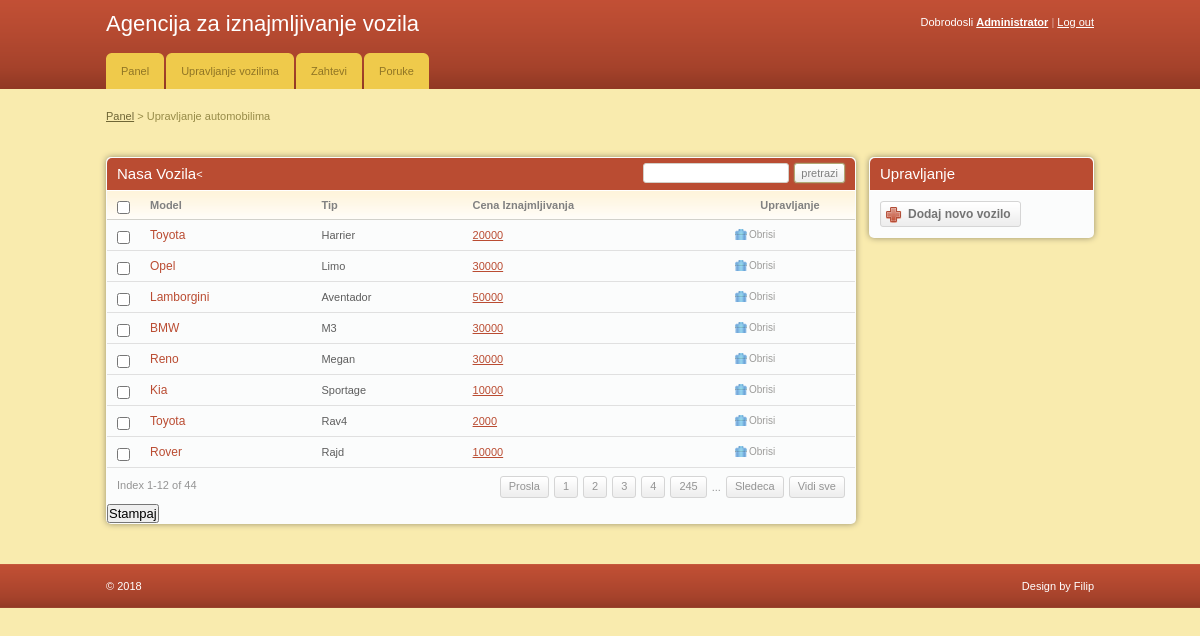
The app's page /admin/lista_vozila.php (signed in) with its own data.
### tables this page shows
CREATE TABLE `kola` (
  `id` int(11) NOT NULL,
  `ime_auta` varchar(255) NOT NULL,
  `tip` varchar(255) NOT NULL,
  `slika` text NOT NULL,
  `cena_iznajmljivanja` int(11) NOT NULL,
  `kapacitet` int(11) NOT NULL,
  `status` varchar(255) NOT NULL
);

### admin/lista_vozila.php (the view, shortened to what this page needs)
<!DOCTYPE html PUBLIC "-//W3C//DTD XHTML 1.0 Transitional//EN" "http://www.w3.org/TR/xhtml1/DTD/xhtml1-transitional.dtd">
<html xmlns="http://www.w3.org/1999/xhtml">
<head>
	<link rel="stylesheet" href="css/style.css" type="text/css" media="all" />
</head>
<body>
<div id="header">
	<div class="shell">
		<?php
			include 'menu.php';
		?>
		</div>
	</div>
<div id="container">
	<div class="shell">
		<div class="small-nav">
			<a href="index.php">Panel</a>
			<span>&gt;</span>
			Upravljanje automobilima
		</div>
		<br />
		<div id="main">
			<div id="content">
				<div class="box">
					<div class="box-head">
						<h2 class="left">Nasa Vozila</h2>
						<<div class="right">
							<form action="form.php" method="post">
							<input type="text" name="term"  class="field small-field" />
							<input type="submit" class="button" value="pretrazi" />
							</form>
						</div>
					</div>
					<div class="table">
						<table width="100%" border="0" cellspacing="0" cellpadding="0">
							<tr>
								<th width="13"><input type="checkbox" class="checkbox" /></th>
								<th>Model</th>
								<th>Tip</th>
								<th>Cena Iznajmljivanja</th>
								<th width="110" class="ac">Upravljanje</th>
							</tr>
							<?php
								include '../includes/config.php';
								$select = "SELECT * FROM kola WHERE status = 'Dozvoljeno'";
								$result = $conn->query($select);
								while($row = $result->fetch_assoc()){
							?>
							<tr>
								<td><input type="checkbox" class="checkbox" /></td>
								<td><h3><a href="#"><?php echo $row['tip'] ?></a></h3></td>
								<td><?php echo $row['ime_auta'] ?></td>
								<td><a href="#"><?php echo $row['cena_iznajmljivanja'] ?></a></td>
								<td><a href="javascript:sureToApprove(<?php echo $row['id'];?>)" class="ico del">Obrisi</a></td>
							</tr>
							<?php
								}
							?>
						</table>
						<div class="pagging">
							<div class="left">Index 1-12 of 44</div>
							<div class="right">
								<a href="#">Prosla</a>
								<a href="#">1</a>
								<a href="#">2</a>
								<a href="#">3</a>
								<a href="#">4</a>
								<a href="#">245</a>
								<span>...</span>
								<a href="#">Sledeca</a>
								<a href="#">Vidi sve</a>
							</div>
						</div>
					</div>
					<h2><input type="submit" onclick="window.print()" value="Stampaj" /></h2>
				</div>
			</div>
			<div id="sidebar">
				<div class="box">
					<div class="box-head">
						<h2>Upravljanje</h2>
					</div>
					<div class="box-content">
						<a href="dodaj_kola.php" class="add-button"><span>Dodaj novo vozilo</span></a>
					</div>
				</div>
			</div>
		</div>
	</div>
</div>
<div id="footer">
	<div class="shell">
		<span class="left">&copy; <?php echo date("Y");?> </span>
		<span class="right">
			Design by Filip</a>
		</span>
	</div>
</div>
</body>
</html>

### admin/css/style.css (style rules this page uses)
* { padding:0; margin:0; outline:0; }
body { background:#f9ebae; font-family: Verdana, sans-serif; font-size:11px; line-height:14px; color:#5e5e5e; }
input, textarea, select { font-family: Verdana, sans-serif; font-size:13px; }
.field { border:solid 1px #d3cfc7; background:#fff; padding:5px; }
.small-field { border:solid 1px #d3cfc7; background:#fff; padding:3px 1px; font-size:11px; }
.checkbox { width:13px; height:13px; vertical-align:top; position:relative; top:2px; }
.button { background:#eee url(images/button.gif) repeat-x 0 0; border:solid 1px #b1a874; color:#7f7f7f; font-size:11px; padding:2px 6px 2px 6px; cursor:pointer; line-height:14px !important; }
a { color:#ba4c32; text-decoration: underline; cursor:pointer; }
.left, .alignleft { float:left; display:inline; }
.right, .alignright { float:right; display:inline; }
.ac { text-align: center !important; }
h2 { font-size:15px; font-weight: normal; }
h3 { font-size:12px; line-height:14px; font-weight: normal; }
h3 a { text-decoration: none; }
.shell { width:988px; margin:0 auto; }
#header { height:89px; background:url(images/header.gif); white-space:nowrap; }
#container { padding:20px 0; }
.small-nav { color:#978b48; padding-bottom:20px; }
.small-nav a { color:#6f6636; }
#content { float:left; width:750px; }
#sidebar { float:right; width:225px; }
.table th { background:#fffdfa url(images/th.gif) repeat-x 0 0; color:#818181; text-align: left; padding:7px 10px; border-bottom:solid 1px #d2d1cb; }
.table td { background:#fbfcfc; border-bottom:solid 1px #e0e0e0; padding:8px 10px; }
.box { background:#fbfcfc; height:100%; padding:1px; margin-bottom:20px; }
.box-head { background:#ba4c32; height:32px; color:#fff; padding: 0 10px; line-height:32px; white-space:nowrap; border-bottom:solid 1px #fff; }
.box-head .right { padding-top:5px; line-height:13px; }
.box-head .right label, .box-head .right input { float:left; }
.box-head .right input { margin-left:5px; }
.pagging { height:20px; padding:8px 10px; line-height:19px; color:#949494; }
.pagging a { background:url(images/pagging.gif) repeat-x 0 0; height:20px; float:left; padding:0 8px; border:solid 1px #d5d5d5; text-decoration: none; color:#949494; margin-left:5px; }
.pagging span { float:left; margin-left:5px; padding-top:2px; }
a.ico { color:#9d9c9a; font-size:10px; text-decoration: none; padding:0 0 0 14px; background-repeat:no-repeat; background-position:0 0; }
a.del { background-image:url(images/del.gif) }
.box-content { padding:10px; }
.add-button, .add-button span { float:left; height:26px; background:url(images/add-button.gif) no-repeat 0 0; padding:0 0 0 28px; }
.add-button span { background-position:right 0; padding:0 10px 0 0; }
.add-button { font-weight: bold; font-size:12px; color:#747474; text-decoration: none; line-height:26px; }
#footer { height:44px; background:url(images/footer.gif); line-height:44px; color:#fff; }
.box { -moz-border-radius:5px; -webkit-border-radius:5px; -moz-box-shadow: 0 0 6px #978f6c; -webkit-box-shadow: 0 0 6px #978f6c; }
.box-head { -moz-border-radius-topleft:5px; -moz-border-radius-topright:5px; -webkit-border-top-left-radius:5px; -webkit-border-top-right-radius:5px; }
.field, .button { -moz-border-radius:4px; -webkit-border-radius:4px; }
.small-field, .button, .pagging a { -moz-border-radius:3px; -webkit-border-radius:3px; }
.button { -moz-box-shadow: 0 0 2px #978f6c; -webkit-box-shadow: 0 0 2px #978f6c; }

### records on screen
kola: tip "Toyota", ime_auta "Harrier", cena_iznajmljivanja "20000"
kola: tip "Opel", ime_auta "Limo", cena_iznajmljivanja "30000"
kola: tip "Lamborgini", ime_auta "Aventador", cena_iznajmljivanja "50000"
kola: tip "BMW", ime_auta "M3", cena_iznajmljivanja "30000"
kola: tip "Reno", ime_auta "Megan", cena_iznajmljivanja "30000"
kola: tip "Kia", ime_auta "Sportage", cena_iznajmljivanja "10000"
kola: tip "Toyota", ime_auta "Rav4", cena_iznajmljivanja "2000"
kola: tip "Rover", ime_auta "Rajd", cena_iznajmljivanja "10000"
